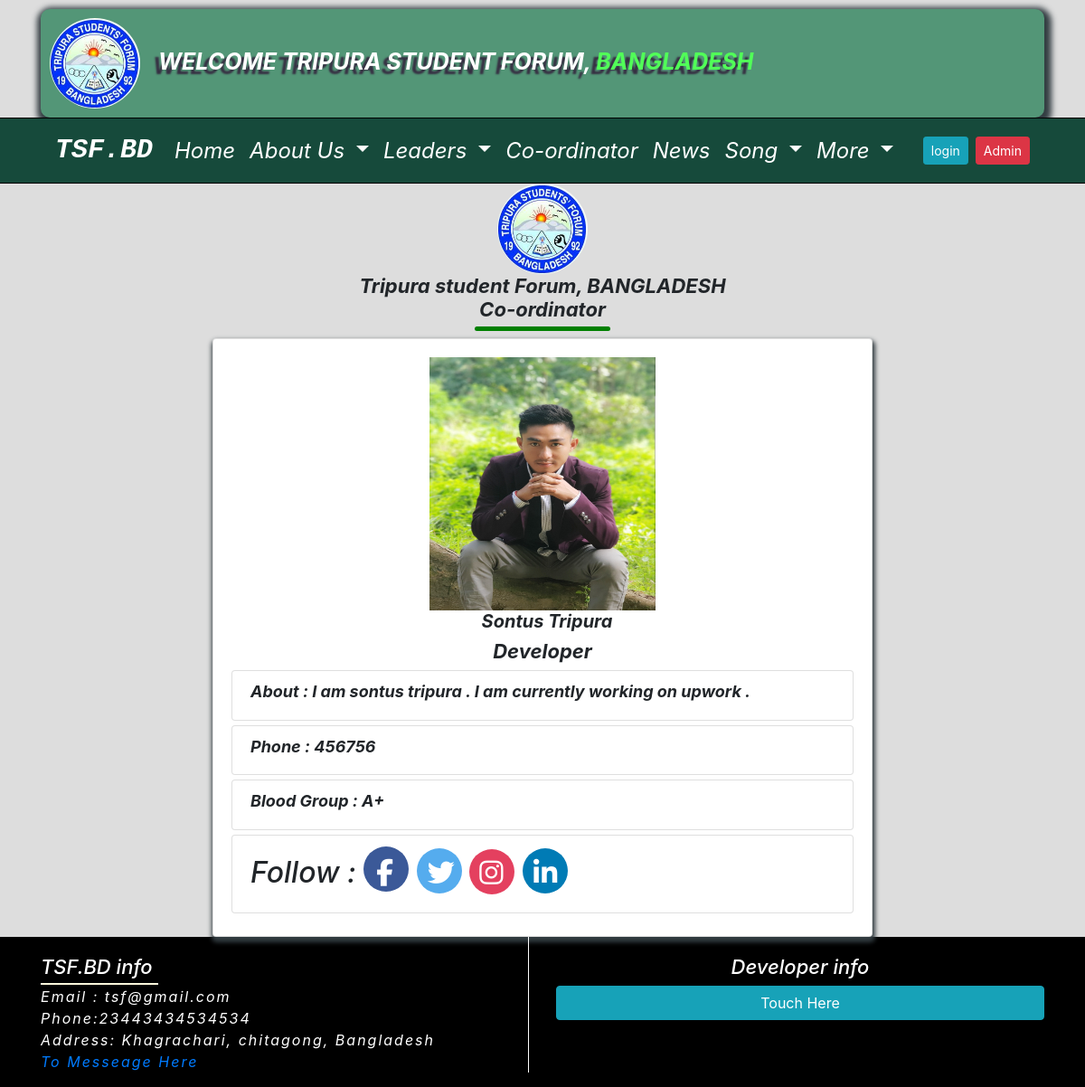
Screenshot of /co-ordinator/1/ with the database file from the repository.
### Home_app/models.py (models this page shows, shortened)
class TsfAboutSetting(models.Model):
    tsf_logo = models.ImageField(upload_to='tsf_logo', blank=True)
    tsf_greeting = models.CharField(max_length=255, blank=True)
    country = models.CharField(max_length=255, blank=True)
    tsf_phone = models.CharField(max_length=255, blank=True)
    tsf_email = models.EmailField(max_length=255, blank=True)
    tsf_address = models.TextField(blank=True)
    tsf_about = models.TextField(blank=True)
    tsf_president_name = models.CharField(max_length=255, blank=True)
    tsf_president_photo = models.ImageField(upload_to='president_photo', blank=True)
    tsf_president_title = models.CharField(max_length=255, blank=True)
    tsf_secretary_name = models.CharField(max_length=255, blank=True)
    tsf_secretary_photo = models.ImageField(upload_to='secretary_photo', blank=True)
    tsf_secretary_title = models.CharField(max_length=255, blank=True)
    tsf_fb_link = models.URLField(max_length=255, blank=True)
    tsf_twitter_link = models.URLField(max_length=255, blank=True)
    tsf_instagram_link = models.URLField(max_length=255, blank=True)
    tsf_linkdin_link = models.URLField(max_length=255, blank=True)
    tsf_youtube_link = models.URLField(max_length=255, blank=True)
    developer_name = models.CharField(max_length=200)
    developer_address = models.CharField(max_length=250)
    developer_website = models.URLField(blank=True)
    developer_email = models.EmailField(blank=True)
    developer_fb = models.URLField(blank=True)
    developer_youtube = models.URLField(blank=True)
    developer_instagram = models.URLField(blank=True)
    developer_linkdin = models.URLField(blank=True)
    class Meta:
        verbose_name_plural = "TSF ABOUT"

### Leader_app/models.py (models this page shows, shortened)
class Coordinator(models.Model):
    photo = models.ImageField(upload_to='branchmember', blank=True)
    name = models.CharField(max_length=50, blank=True)
    position = models.CharField(max_length=200, blank=True)
    blood_group = models.CharField(max_length=20, blank=True)
    phone = models.CharField(max_length=11, blank=True)
    about_description = models.TextField()
    facebook = models.URLField(blank=True)
    twitter = models.URLField(blank=True)
    instagram = models.URLField(blank=True)
    linkdin = models.URLField(blank=True)
    class Meta:
        verbose_name_plural = "Co-ordinator"

### Leader_app/views.py (the view)
# urls.py: path('co-ordinator/<int:pk>/', views.co_ordinator_details, name='co_ordinator_details'),
def co_ordinator_details(request, pk):
    about_inform = TsfAboutSetting.objects.get(id=1)
    Coordinatordetail = get_object_or_404(Coordinator, pk=pk)
    context = {'Coordinatordetail': Coordinatordetail, 'about_inform':about_inform}
    return render(request, 'Leader_app/co-ordinator/co_ordinator_details.html', context)

### templates/Leader_app/co-ordinator/co_ordinator_details.html (shortened to what this page needs)
{% extends 'home/base.html' %}
{% load static %}
{% block body %}
<section style="min-height: 550px;">
<div class="container">
  <div class="text-center">
<img src="{% static 'img/tsf.jpg' %}" alt="" class="tsf_logo"/ >
</div>
  <h1 class="tsf_name_title">Tripura student Forum, BANGLADESH <br>Co-ordinator</h1>
  <div class="row justify-content-center">
<div class="col-md-8">
  <div class="card central_leeader_detail_section">
    <div class="card-body">
<div class="text-center">
  <img src="{{Coordinatordetail.photo.url }}" alt="" class="img-fluid leader_profile_pic">
  <h2 class="leader_name">{{Coordinatordetail.name }}</h2>
  <h2 class="posting"> {{Coordinatordetail.position }}</h2>
</div>
<ul class="list-group list_group">
  <li class="list-group-item ">
    <h2 class="title_name">About : <span class="name_of_profile">{{Coordinatordetail.about_description }}</span></h2>
  </li>
</ul>
<ul class="list-group list_group">
  <li class="list-group-item ">
    <h2 class="title_name">Phone : <span class="name_of_profile">{{ Coordinatordetail.phone }}</span></h2>
  </li>
</ul>
<ul class="list-group list_group">
  <li class="list-group-item ">
    <h2 class="title_name">Blood Group : <span class="name_of_profile">{{Coordinatordetail.blood_group }}</span></h2>
  </li>
</ul>
<ul class="list-group list_group">
  <li class="list-group-item ">
    <h2 class="social_link"> Follow :
      <a href="{{Coordinatordetail.facebook}}"><i class="fab fa-facebook-f fbcolor"></i></a>
      <a href="{{ Coordinatordetail.twitter}}"><i class="fab fa-twitter twittercolor"></i></a>
      <a href="{{ Coordinatordetail.instagram}}"><i class="fab fa-instagram instagramcolor"></i></a>
       <a href="{{ Coordinatordetail.linkdin}}"><i class="fab fa-linkedin-in link-IN "></i></a>
    </h2>
  </li>
</ul>
</div>
</div>
</div>
  </div>
</section>
{% endblock %}

### templates/home/banner.html
{% load static %}
<section id="banner_section">
    <div class="container">
    <div class="logoheder">
      <div class="logo-section">
        <img src="{{about_inform.tsf_logo.url }}" alt=""  class=" rounded-circle logo"/>
      </div>
    <p class="logotext">{{ about_inform.tsf_greeting }}, <span class="countrytext">{{ about_inform.country }}</span></p>
    </div>
    </div>
    </section>

### templates/home/footer.html (shortened to what this page needs)
<div class="container">
    <div class="row">
       <div class="col-md-6">
   <div class="side_left">
    <ul class="footer_list">
      <h2 class="Tsf_info">TSF.BD info</h2>
       <li> Email : {{ about_inform.tsf_email }}</li>
       <li> Phone:{{ about_inform.tsf_phone }}</li>
       <li> Address: {{ about_inform.tsf_address }}</li>
       <li> <a href="{% url 'contact' %}">To Messeage Here</a></li>
     </ul>
   </div>
       </div>
       <div class="col-md-6">
<div class="footer_list">
  <h2 class="developer_title">Developer info</h2>
<button type="button" class="btn btn-info btn-block" data-toggle="modal" data-target="#exampleModalCenter">
Touch Here
</button>
</div>
            </div>
    </div>
</div>

### Home_app/static/css/home.css (style rules this page uses)
* { margin: 0; padding: 0; }
.logo { height:100px; width:100px; margin-left:10px; animation: rotatelogo 5s linear infinite ; }
.logoheder { height: 120px; margin-top:10px; background:#539677; box-shadow:2px 4px 6px 6px #333d42; border-radius:10px; padding-bottom:10px; padding-top:10px; }
.countrytext { color:#51ff58; font-weight:bold; font-style:italic; text-transform:uppercase; text-shadow:-6px 5px 2px #362e42; font-size: 25px; padding-top: 15px; }
.logotext { font-weight:bold; font-style:italic; color:#fff; text-transform:uppercase; text-shadow:-6px 5px 2px #362e42; font-size: 25px; padding-top: 30px; }
.logo-section { margin-right:20px; float: left; }
.fa-linkedin-in { background: #007bb5; color: white; }
.tsf_logo { height: 100px; width: 100px; border-radius: 50%; animation: logo 5s linear infinite; }
.tsf_name_title { text-align: center; font-size: 22px; font-style: italic; font-weight: bold; }
.tsf_name_title:after { content: ''; display: block; width: 150px; height: 5px; background: green; margin: 5px auto; border-radius: 10px; }

### Home_app/static/css/leader_app.css (style rules this page uses)
.central_leeader_detail_section { box-shadow:1px 4px 5px 2px #333d42 }
.list_group { margin-bottom: 5px; }
.leader_name { font-size: 20px; text-transform: capitalize; font-weight: bold; font-style: italic; margin-left: 10px; }
.leader_profile_pic { height: 280px; width: 250px; }
.posting { font-weight: bold; font-style: italic; font-size: 22px; }
.name_of_profile { font-weight: bold; font-style: italic; font-size: 18px; }
.title_name { font-weight: bold; font-style: italic; font-size: 18px; }
.social_link { font-style: italic; }
.instagramcolor { width: 50px; height: 50px; border-radius: 50px; align-items: center; padding: 11px; font-size: 30px; background:#E4405F; color: white; }
.link-IN { background: #007bb5; color: white; width: 50px; height: 50px; border-radius: 50px; align-items: center; padding: 12px; font-size: 30px; }
.twittercolor { width: 50px; height: 50px; border-radius: 50px; align-items: center; padding: 12px; font-size: 30px; background: #55ACEE; color: white; }
.fbcolor { width: 50px; height: 50px; border-radius: 50px; align-items: center; padding: 14px; font-size: 30px; background: #3B5998; color: white; }

### Home_app/static/css/profile_app.css (style rules this page uses)
.name_of_profile { font-weight: bold; font-style: italic; font-size: 18px; }
.title_name { font-weight: bold; font-style: italic; font-size: 18px; }
.social_link { font-style: italic; }
.instagramcolor { width: 50px; height: 50px; border-radius: 50px; align-items: center; padding: 11px; font-size: 30px; background:#E4405F; color: white; }
.link-IN { background: #007bb5; color: white; width: 50px; height: 50px; border-radius: 50px; align-items: center; padding: 12px; font-size: 30px; }
.twittercolor { width: 50px; height: 50px; border-radius: 50px; align-items: center; padding: 12px; font-size: 30px; background: #55ACEE; color: white; }
.fbcolor { width: 50px; height: 50px; border-radius: 50px; align-items: center; padding: 14px; font-size: 30px; background: #3B5998; color: white; }

### Home_app/static/css/footer.css (style rules this page uses)
.footer_list { padding-top: 20px; }
.side_left { border-right: 1px solid #fff; }
.footer_list li { font-size: 16px; letter-spacing: 2px; font-style: italic; list-style: none; color: #fff; }
.developer_title { text-align: center; color: #fff!important; font-size: 22px; font-style: italic; }
.Tsf_info { color: #fff; font-size: 22px; font-style: italic; position: relative; }
.Tsf_info::after { position: absolute; content: ''; height: 2px; width: 130px; display: block; margin-top: 5px; background: cornsilk; }

### rows the page displays
TsfAboutSetting: tsf_logo (picture), tsf_greeting "WELCOME TRIPURA STUDENT FORUM", country "BANGLADESH", tsf_email "tsf@gmail.com", tsf_phone "23443434534534", tsf_address "Khagrachari, chitagong, Bangladesh"
Coordinator: photo (picture), name "Sontus Tripura", position "Developer", about_description "I am sontus tripura . I am currently working on upwork .", phone "456756", blood_group "A+"
